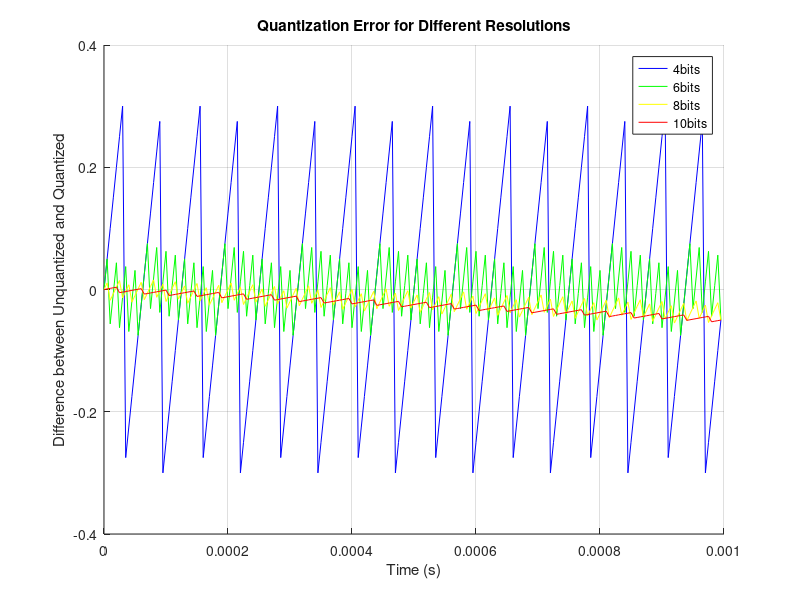

This chart was generated by the following MATLAB code:
T = (1/1000);
Fs = 200000;
dt = 1/Fs;
t = 0:dt:T-dt;
x = 5*sawtooth(2*pi*1000*t);

x1 = 8*sawtooth(2*pi*1000*t);
y1 = round(x1);
y1 = rescale(y1,-5,5);
z1 = x - y1;
hold on
plot(t,z1,'b');
rms(z1)

x2 = 32*sawtooth(2*pi*1000*t);
y2 = round(x2);
y2 = rescale(y2,-5,5);
z2 = x - y2;
plot(t,z2,'g');
hold on
rms(z2)

x3 = 128*sawtooth(2*pi*1000*t);
y3 = round(x3);
y3 = rescale(y3,-5,5);
z3 = x - y3;
plot(t,z3,'y');
hold on
rms(z3)

x4 = 512*sawtooth(2*pi*1000*t);
y4 = round(x4);
y4 = rescale(y4,-5,5);
z4 = x - y4;
plot(t,z4,'r');
rms(z4)

title('Quantization Error for Different Resolutions');
legend('4bits','6bits','8bits','10bits');
xlabel('Time (s)');
ylabel('Difference between Unquantized and Quantized');
grid on
